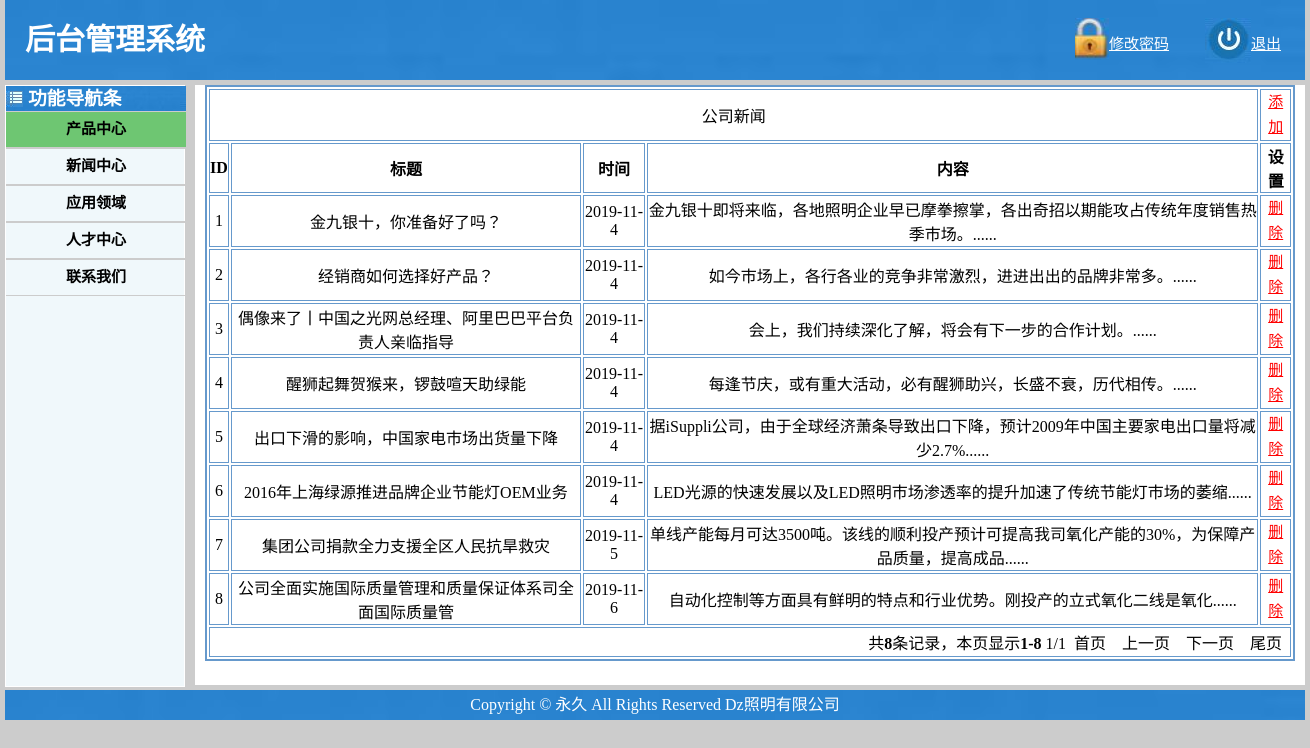
/admin/index_admin.php?y=7, run on the app's committed database.
### tables this page shows
CREATE TABLE IF NOT EXISTS `xinwen` (
  `id` int(11) NOT NULL,
  `h4` varchar(500) NOT NULL,
  `zhuozhe` varchar(100) NOT NULL,
  `date` varchar(100) NOT NULL,
  `yue` varchar(100) NOT NULL,
  `ri` varchar(100) NOT NULL,
  `title` varchar(500) NOT NULL,
  `new1` varchar(500) NOT NULL,
  `new2` varchar(500) NOT NULL,
  `new3` varchar(500) NOT NULL,
  `new4` varchar(500) NOT NULL,
  `new5` varchar(500) NOT NULL
);

### admin/index_admin_7.php (the view, shortened to what this page needs)
<!doctype html>
<html>
<head>
</head>
<body>
<?php
$sql="select * from xinwen order by id desc ";
$result=mysql_query($sql);
$cols=mysql_num_fields($result);
$total=mysql_num_rows($result);
$num=8;
$cpage=isset($_GET["page"])?$_GET["page"]:1;
$pagenum=ceil($total/$num);
$offset=($cpage-1)*$num;
$sql="select * from xinwen limit {$offset},{$num}";
$result=mysql_query($sql);
$start=$offset+1;
$end=($cpage==$pagenum)?$total : ($cpage*$num);
$next=($cpage==$pagenum)? 0:($cpage+1);
$prev=($cpage==1)? 0:($cpage-1);
echo '<table align="center" width="1090px" border="2px" bordercolor="#6699CC" >';
    echo'<tr>';
		 echo'<td colspan="4">公司新闻</td>';
		 echo'<td ><a href="index_admin_7_add.php?id=<?php echo $row[0];?>" target="_blank">添加</a></td>';
         echo'</tr>';
         echo'<tr style="font-weight:bold;">';
		 echo'<td>ID</td>';
		 echo'<td>标题</td>';
		 echo'<td>时间</td>';
		 echo'<td>内容</td>';
		 echo'<td>设置</td>';
		 echo'</tr>';
		 echo'<tr>';
$x=1;while($row=mysql_fetch_array($result)){ ?>
      <td><?php echo $row['id']; ?></td>
      <td><?php echo $row['h4']; ?></td>
      <td><?php echo $row['date']; ?></td>
      <td><?php
     if(strlen($row['title'])>50){
	 echo mb_substr($row['title'],0,49,"utf8")."......";
 }else{
	   echo $row['title'];
    }
?></td>
	 <td>
	      <a href="index_admin_7_del.php?id=<?php echo $row[0];?>" target="_blank">删除</a>
     </td>
<?php echo '</tr>';$x++;}
echo '<tr><td colspan="'.$cols.'" align="right">';
echo "共<b>$total</b>条记录，本页显示<b>{$start}-{$end}</b> {$cpage}/{$pagenum}";
	if($cpage==1)
		echo "  首页  ";
	else
		echo "  <a href='index_admin.php?y=7&page=1'>首页</a>  ";
	if($prev)
		echo "  <a href='index_admin.php?y=7&page={$prev}'>上一页</a>  ";
	else
		echo "  上一页  ";
	if($next)
		echo "  <a href='index_admin.php?y=7&page={$next}'>下一页</a>  ";
	else
		echo "  下一页  ";
	if($cpage==$pagenum)
		echo "  尾页  ";
	else
		echo "  <a href='index_admin.php?y=7&page={$pagenum}'>尾页</a>  ";
echo '</td></tr>';
echo '</table>';
?>
</body>
</html>

### admin/css/admin.css (style rules this page uses)
* { margin:0; padding:0; }
body { background:#CCC }

### admin/index_admin_7.php (style rules this page uses)
table { margin: auto; text-align: center; }
tr { height: 30px; }
a { color:#F00; font-size:15px; line-height:25px; }

### data on the page
xinwen: id "1", h4 "金九银十，你准备好了吗？", date "2019-11-4", title "金九银十即将来临，各地照明企业早已摩拳擦掌，各出奇招以期能攻占传统年度销售热季市场。"
xinwen: id "2", h4 "经销商如何选择好产品？", date "2019-11-4", title "如今市场上，各行各业的竞争非常激烈，进进出出的品牌非常多。"
xinwen: id "3", h4 "偶像来了丨中国之光网总经理、阿里巴巴平台负责人亲临指导", date "2019-11-4", title "会上，我们持续深化了解，将会有下一步的合作计划。"
xinwen: id "4", h4 "醒狮起舞贺猴来，锣鼓喧天助绿能", date "2019-11-4", title "每逢节庆，或有重大活动，必有醒狮助兴，长盛不衰，历代相传。"
xinwen: id "5", h4 "出口下滑的影响，中国家电市场出货量下降", date "2019-11-4", title "据iSuppli公司，由于全球经济萧条导致出口下降，预计2009年中国主要家电出口量将减少2.7%"
xinwen: id "6", h4 "2016年上海绿源推进品牌企业节能灯OEM业务", date "2019-11-4", title "LED光源的快速发展以及LED照明市场渗透率的提升加速了传统节能灯市场的萎缩"
xinwen: id "7", h4 "集团公司捐款全力支援全区人民抗旱救灾", date "2019-11-5", title "单线产能每月可达3500吨。该线的顺利投产预计可提高我司氧化产能的30%，为保障产品质量，提高成品"
xinwen: id "8", h4 "公司全面实施国际质量管理和质量保证体系司全面国际质量管", date "2019-11-6", title "自动化控制等方面具有鲜明的特点和行业优势。刚投产的立式氧化二线是氧化"

### other printed values
$total "8"
$start "1"
$end "8"
$cpage "1"
$pagenum "1"
